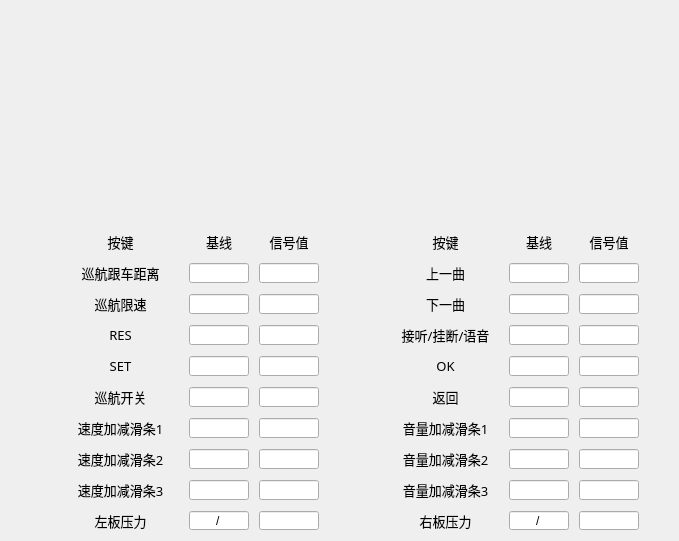
    <widget class="QWidget" name="tab_3">
     <attribute name="title">
      <string>测试</string>
     </attribute>
     <widget class="QWidget" name="gridLayoutWidget">
      <property name="geometry">
       <rect>
        <x>60</x>
        <y>230</y>
        <width>261</width>
        <height>302</height>
       </rect>
      </property>
      <layout class="QGridLayout" name="gridLayout" rowstretch="1,0,0,0,0,0,0,0,0,0" columnstretch="1,0,0">
       <property name="leftMargin">
        <number>2</number>
       </property>
       <property name="topMargin">
        <number>2</number>
       </property>
       <property name="rightMargin">
        <number>2</number>
       </property>
       <property name="bottomMargin">
        <number>2</number>
       </property>
       <property name="horizontalSpacing">
        <number>10</number>
       </property>
       <property name="verticalSpacing">
        <number>11</number>
       </property>
       <item row="0" column="0">
        <widget class="QLabel" name="label_9">
         <property name="font">
          <font>
           <family>微软雅黑</family>
           <pointsize>10</pointsize>
          </font>
         </property>
         <property name="text">
          <string>按键</string>
         </property>
         <property name="alignment">
          <set>Qt::AlignCenter</set>
         </property>
        </widget>
       </item>
       <item row="1" column="0">
        <widget class="QLabel" name="label_7">
         <property name="font">
          <font>
           <family>微软雅黑</family>
           <pointsize>10</pointsize>
          </font>
         </property>
         <property name="text">
          <string>巡航跟车距离</string>
         </property>
         <property name="alignment">
          <set>Qt::AlignCenter</set>
         </property>
        </widget>
       </item>
       <item row="2" column="0">
        <widget class="QLabel" name="label_8">
         <property name="font">
          <font>
           <family>微软雅黑</family>
           <pointsize>10</pointsize>
          </font>
         </property>
         <property name="text">
          <string>巡航限速</string>
         </property>
         <property name="alignment">
          <set>Qt::AlignCenter</set>
         </property>
        </widget>
       </item>
       <item row="8" column="2">
        <widget class="QLineEdit" name="lineEdit_17">
         <property name="maximumSize">
          <size>
           <width>60</width>
           <height>16777215</height>
          </size>
         </property>
         <property name="alignment">
          <set>Qt::AlignCenter</set>
         </property>
         <property name="readOnly">
          <bool>true</bool>
         </property>
        </widget>
       </item>
       <item row="9" column="1">
        <widget class="QLineEdit" name="lineEdit_9">
         <property name="maximumSize">
          <size>
           <width>60</width>
           <height>16777215</height>
          </size>
         </property>
         <property name="text">
          <string>/</string>
         </property>
         <property name="alignment">
          <set>Qt::AlignCenter</set>
         </property>
         <property name="readOnly">
          <bool>true</bool>
         </property>
        </widget>
       </item>
       <item row="1" column="2">
        <widget class="QLineEdit" name="lineEdit_10">
         <property name="maximumSize">
          <size>
           <width>60</width>
           <height>16777215</height>
          </size>
         </property>
         <property name="alignment">
          <set>Qt::AlignCenter</set>
         </property>
         <property name="readOnly">
          <bool>true</bool>
         </property>
        </widget>
       </item>
       <item row="5" column="0">
        <widget class="QLabel" name="label_14">
         <property name="font">
          <font>
           <family>微软雅黑</family>
           <pointsize>10</pointsize>
          </font>
         </property>
         <property name="text">
          <string>巡航开关</string>
         </property>
         <property name="alignment">
          <set>Qt::AlignCenter</set>
         </property>
        </widget>
       </item>
       <item row="3" column="2">
        <widget class="QLineEdit" name="lineEdit_12">
         <property name="maximumSize">
          <size>
           <width>60</width>
           <height>16777215</height>
          </size>
         </property>
         <property name="alignment">
          <set>Qt::AlignCenter</set>
         </property>
         <property name="readOnly">
          <bool>true</bool>
         </property>
        </widget>
       </item>
       <item row="9" column="0">
        <widget class="QLabel" name="label_18">
         <property name="font">
          <font>
           <family>微软雅黑</family>
           <pointsize>10</pointsize>
          </font>
         </property>
         <property name="text">
          <string>左板压力</string>
         </property>
         <property name="alignment">
          <set>Qt::AlignCenter</set>
         </property>
        </widget>
       </item>
       <item row="8" column="0">
        <widget class="QLabel" name="label_17">
         <property name="font">
          <font>
           <family>微软雅黑</family>
           <pointsize>10</pointsize>
          </font>
         </property>
         <property name="text">
          <string>速度加减滑条3</string>
         </property>
         <property name="alignment">
          <set>Qt::AlignCenter</set>
         </property>
        </widget>
       </item>
       <item row="5" column="2">
        <widget class="QLineEdit" name="lineEdit_15">
         <property name="maximumSize">
          <size>
           <width>60</width>
           <height>16777215</height>
          </size>
         </property>
         <property name="alignment">
          <set>Qt::AlignCenter</set>
         </property>
         <property name="readOnly">
          <bool>true</bool>
         </property>
        </widget>
       </item>
       <item row="6" column="1">
        <widget class="QLineEdit" name="lineEdit_6">
         <property name="maximumSize">
          <size>
           <width>60</width>
           <height>16777215</height>
          </size>
         </property>
         <property name="alignment">
          <set>Qt::AlignCenter</set>
         </property>
         <property name="readOnly">
          <bool>true</bool>
         </property>
        </widget>
       </item>
       <item row="7" column="1">
        <widget class="QLineEdit" name="lineEdit_7">
         <property name="maximumSize">
          <size>
           <width>60</width>
           <height>16777215</height>
          </size>
         </property>
         <property name="alignment">
          <set>Qt::AlignCenter</set>
         </property>
         <property name="readOnly">
          <bool>true</bool>
         </property>
        </widget>
       </item>
       <item row="7" column="2">
        <widget class="QLineEdit" name="lineEdit_16">
         <property name="maximumSize">
          <size>
           <width>60</width>
           <height>16777215</height>
          </size>
         </property>
         <property name="alignment">
          <set>Qt::AlignCenter</set>
         </property>
         <property name="readOnly">
          <bool>true</bool>
         </property>
        </widget>
       </item>
       <item row="6" column="2">
        <widget class="QLineEdit" name="lineEdit_14">
         <property name="maximumSize">
          <size>
           <width>60</width>
           <height>16777215</height>
          </size>
         </property>
         <property name="alignment">
          <set>Qt::AlignCenter</set>
         </property>
         <property name="readOnly">
          <bool>true</bool>
         </property>
        </widget>
       </item>
       <item row="3" column="1">
        <widget class="QLineEdit" name="lineEdit_3">
         <property name="maximumSize">
          <size>
           <width>60</width>
           <height>16777215</height>
          </size>
         </property>
         <property name="alignment">
          <set>Qt::AlignCenter</set>
         </property>
         <property name="readOnly">
          <bool>true</bool>
         </property>
        </widget>
       </item>
       <item row="4" column="2">
        <widget class="QLineEdit" name="lineEdit_13">
         <property name="maximumSize">
          <size>
           <width>60</width>
           <height>16777215</height>
          </size>
         </property>
         <property name="alignment">
          <set>Qt::AlignCenter</set>
         </property>
         <property name="readOnly">
          <bool>true</bool>
         </property>
        </widget>
       </item>
       <item row="5" column="1">
        <widget class="QLineEdit" name="lineEdit_5">
         <property name="maximumSize">
          <size>
           <width>60</width>
           <height>16777215</height>
          </size>
         </property>
         <property name="alignment">
          <set>Qt::AlignCenter</set>
         </property>
         <property name="readOnly">
          <bool>true</bool>
         </property>
        </widget>
       </item>
       <item row="7" column="0">
        <widget class="QLabel" name="label_16">
         <property name="font">
          <font>
           <family>微软雅黑</family>
           <pointsize>10</pointsize>
          </font>
         </property>
         <property name="text">
          <string>速度加减滑条2</string>
         </property>
         <property name="alignment">
          <set>Qt::AlignCenter</set>
         </property>
        </widget>
       </item>
       <item row="2" column="2">
        <widget class="QLineEdit" name="lineEdit_11">
         <property name="maximumSize">
          <size>
           <width>60</width>
           <height>16777215</height>
          </size>
         </property>
         <property name="alignment">
          <set>Qt::AlignCenter</set>
         </property>
         <property name="readOnly">
          <bool>true</bool>
         </property>
        </widget>
       </item>
       <item row="2" column="1">
        <widget class="QLineEdit" name="lineEdit_2">
         <property name="maximumSize">
          <size>
           <width>60</width>
           <height>16777215</height>
          </size>
         </property>
         <property name="alignment">
          <set>Qt::AlignCenter</set>
         </property>
         <property name="readOnly">
          <bool>true</bool>
         </property>
        </widget>
       </item>
       <item row="4" column="1">
        <widget class="QLineEdit" name="lineEdit_4">
         <property name="maximumSize">
          <size>
           <width>60</width>
           <height>16777215</height>
          </size>
         </property>
         <property name="alignment">
          <set>Qt::AlignCenter</set>
         </property>
         <property name="readOnly">
          <bool>true</bool>
         </property>
        </widget>
       </item>
       <item row="8" column="1">
        <widget class="QLineEdit" name="lineEdit_8">
         <property name="maximumSize">
          <size>
           <width>60</width>
           <height>16777215</height>
          </size>
         </property>
         <property name="alignment">
          <set>Qt::AlignCenter</set>
         </property>
         <property name="readOnly">
          <bool>true</bool>
         </property>
        </widget>
       </item>
       <item row="1" column="1">
        <widget class="QLineEdit" name="lineEdit">
         <property name="maximumSize">
          <size>
           <width>60</width>
           <height>16777215</height>
          </size>
         </property>
         <property name="alignment">
          <set>Qt::AlignCenter</set>
         </property>
         <property name="readOnly">
          <bool>true</bool>
         </property>
        </widget>
       </item>
       <item row="6" column="0">
        <widget class="QLabel" name="label_15">
         <property name="font">
          <font>
           <family>微软雅黑</family>
           <pointsize>10</pointsize>
          </font>
         </property>
         <property name="text">
          <string>速度加减滑条1</string>
         </property>
         <property name="alignment">
          <set>Qt::AlignCenter</set>
         </property>
        </widget>
       </item>
       <item row="3" column="0">
        <widget class="QLabel" name="label_12">
         <property name="font">
          <font>
           <family>微软雅黑</family>
           <pointsize>10</pointsize>
          </font>
         </property>
         <property name="text">
          <string>RES</string>
         </property>
         <property name="alignment">
          <set>Qt::AlignCenter</set>
         </property>
        </widget>
       </item>
       <item row="4" column="0">
        <widget class="QLabel" name="label_13">
         <property name="font">
          <font>
           <family>微软雅黑</family>
           <pointsize>10</pointsize>
          </font>
         </property>
         <property name="text">
          <string>SET</string>
         </property>
         <property name="alignment">
          <set>Qt::AlignCenter</set>
         </property>
        </widget>
       </item>
       <item row="9" column="2">
        <widget class="QLineEdit" name="lineEdit_18">
         <property name="maximumSize">
          <size>
           <width>60</width>
           <height>16777215</height>
          </size>
         </property>
         <property name="alignment">
          <set>Qt::AlignCenter</set>
         </property>
         <property name="readOnly">
          <bool>true</bool>
         </property>
        </widget>
       </item>
       <item row="0" column="1">
        <widget class="QLabel" name="label_10">
         <property name="font">
          <font>
           <family>微软雅黑</family>
           <pointsize>10</pointsize>
          </font>
         </property>
         <property name="text">
          <string>基线</string>
         </property>
         <property name="alignment">
          <set>Qt::AlignCenter</set>
         </property>
        </widget>
       </item>
       <item row="0" column="2">
        <widget class="QLabel" name="label_11">
         <property name="font">
          <font>
           <family>微软雅黑</family>
           <pointsize>10</pointsize>
          </font>
         </property>
         <property name="text">
          <string>信号值</string>
         </property>
         <property name="alignment">
          <set>Qt::AlignCenter</set>
         </property>
        </widget>
       </item>
      </layout>
     </widget>
     <widget class="QWidget" name="gridLayoutWidget_2">
      <property name="geometry">
       <rect>
        <x>390</x>
        <y>230</y>
        <width>251</width>
        <height>302</height>
       </rect>
      </property>
      <layout class="QGridLayout" name="gridLayout_2" rowstretch="1,0,0,0,0,0,0,0,0,0" columnstretch="1,0,0">
       <property name="leftMargin">
        <number>2</number>
       </property>
       <property name="topMargin">
        <number>2</number>
       </property>
       <property name="rightMargin">
        <number>2</number>
       </property>
       <property name="bottomMargin">
        <number>2</number>
       </property>
       <property name="horizontalSpacing">
        <number>10</number>
       </property>
       <property name="verticalSpacing">
        <number>11</number>
       </property>
       <item row="1" column="0">
        <widget class="QLabel" name="label_21">
         <property name="font">
          <font>
           <family>微软雅黑</family>
           <pointsize>10</pointsize>
          </font>
         </property>
         <property name="text">
          <string>上一曲</string>
         </property>
         <property name="alignment">
          <set>Qt::AlignCenter</set>
         </property>
        </widget>
       </item>
       <item row="7" column="1">
        <widget class="QLineEdit" name="lineEdit_54">
         <property name="maximumSize">
          <size>
           <width>60</width>
           <height>16777215</height>
          </size>
         </property>
         <property name="alignment">
          <set>Qt::AlignCenter</set>
         </property>
         <property name="readOnly">
          <bool>true</bool>
         </property>
        </widget>
       </item>
       <item row="2" column="0">
        <widget class="QLabel" name="label_31">
         <property name="font">
          <font>
           <family>微软雅黑</family>
           <pointsize>10</pointsize>
          </font>
         </property>
         <property name="text">
          <string>下一曲</string>
         </property>
         <property name="alignment">
          <set>Qt::AlignCenter</set>
         </property>
        </widget>
       </item>
       <item row="6" column="2">
        <widget class="QLineEdit" name="lineEdit_42">
         <property name="maximumSize">
          <size>
           <width>60</width>
           <height>16777215</height>
          </size>
         </property>
         <property name="alignment">
          <set>Qt::AlignCenter</set>
         </property>
         <property name="readOnly">
          <bool>true</bool>
         </property>
        </widget>
       </item>
       <item row="7" column="0">
        <widget class="QLabel" name="label_20">
         <property name="font">
          <font>
           <family>微软雅黑</family>
           <pointsize>10</pointsize>
          </font>
         </property>
         <property name="text">
          <string>音量加减滑条2</string>
         </property>
         <property name="alignment">
          <set>Qt::AlignCenter</set>
         </property>
        </widget>
       </item>
       <item row="2" column="2">
        <widget class="QLineEdit" name="lineEdit_35">
         <property name="maximumSize">
          <size>
           <width>60</width>
           <height>16777215</height>
          </size>
         </property>
         <property name="alignment">
          <set>Qt::AlignCenter</set>
         </property>
         <property name="readOnly">
          <bool>true</bool>
         </property>
        </widget>
       </item>
       <item row="9" column="2">
        <widget class="QLineEdit" name="lineEdit_49">
         <property name="maximumSize">
          <size>
           <width>60</width>
           <height>16777215</height>
          </size>
         </property>
         <property name="alignment">
          <set>Qt::AlignCenter</set>
         </property>
         <property name="readOnly">
          <bool>true</bool>
         </property>
        </widget>
       </item>
       <item row="8" column="0">
        <widget class="QLabel" name="label_28">
         <property name="font">
          <font>
           <family>微软雅黑</family>
           <pointsize>10</pointsize>
          </font>
         </property>
         <property name="text">
          <string>音量加减滑条3</string>
         </property>
         <property name="alignment">
          <set>Qt::AlignCenter</set>
         </property>
        </widget>
       </item>
       <item row="9" column="1">
        <widget class="QLineEdit" name="lineEdit_37">
         <property name="maximumSize">
          <size>
           <width>60</width>
           <height>16777215</height>
          </size>
         </property>
         <property name="text">
          <string>/</string>
         </property>
         <property name="alignment">
          <set>Qt::AlignCenter</set>
         </property>
         <property name="readOnly">
          <bool>true</bool>
         </property>
        </widget>
       </item>
       <item row="0" column="1">
        <widget class="QLabel" name="label_29">
         <property name="font">
          <font>
           <family>微软雅黑</family>
           <pointsize>10</pointsize>
          </font>
         </property>
         <property name="text">
          <string>基线</string>
         </property>
         <property name="alignment">
          <set>Qt::AlignCenter</set>
         </property>
        </widget>
       </item>
       <item row="3" column="2">
        <widget class="QLineEdit" name="lineEdit_52">
         <property name="maximumSize">
          <size>
           <width>60</width>
           <height>16777215</height>
          </size>
         </property>
         <property name="alignment">
          <set>Qt::AlignCenter</set>
         </property>
         <property name="readOnly">
          <bool>true</bool>
         </property>
        </widget>
       </item>
       <item row="1" column="1">
        <widget class="QLineEdit" name="lineEdit_53">
         <property name="maximumSize">
          <size>
           <width>60</width>
           <height>16777215</height>
          </size>
         </property>
         <property name="alignment">
          <set>Qt::AlignCenter</set>
         </property>
         <property name="readOnly">
          <bool>true</bool>
         </property>
        </widget>
       </item>
       <item row="3" column="1">
        <widget class="QLineEdit" name="lineEdit_44">
         <property name="maximumSize">
          <size>
           <width>60</width>
           <height>16777215</height>
          </size>
         </property>
         <property name="alignment">
          <set>Qt::AlignCenter</set>
         </property>
         <property name="readOnly">
          <bool>true</bool>
         </property>
        </widget>
       </item>
       <item row="0" column="2">
        <widget class="QLabel" name="label_25">
         <property name="font">
          <font>
           <family>微软雅黑</family>
           <pointsize>10</pointsize>
          </font>
         </property>
         <property name="text">
          <string>信号值</string>
         </property>
         <property name="alignment">
          <set>Qt::AlignCenter</set>
         </property>
        </widget>
       </item>
       <item row="8" column="1">
        <widget class="QLineEdit" name="lineEdit_43">
         <property name="maximumSize">
          <size>
           <width>60</width>
           <height>16777215</height>
          </size>
         </property>
         <property name="alignment">
          <set>Qt::AlignCenter</set>
         </property>
         <property name="readOnly">
          <bool>true</bool>
         </property>
        </widget>
       </item>
       <item row="1" column="2">
        <widget class="QLineEdit" name="lineEdit_28">
         <property name="maximumSize">
          <size>
           <width>60</width>
           <height>16777215</height>
          </size>
         </property>
         <property name="alignment">
          <set>Qt::AlignCenter</set>
         </property>
         <property name="readOnly">
          <bool>true</bool>
         </property>
        </widget>
       </item>
       <item row="6" column="1">
        <widget class="QLineEdit" name="lineEdit_33">
         <property name="maximumSize">
          <size>
           <width>60</width>
           <height>16777215</height>
          </size>
         </property>
         <property name="alignment">
          <set>Qt::AlignCenter</set>
         </property>
         <property name="readOnly">
          <bool>true</bool>
         </property>
        </widget>
       </item>
       <item row="6" column="0">
        <widget class="QLabel" name="label_22">
         <property name="font">
          <font>
           <family>微软雅黑</family>
           <pointsize>10</pointsize>
          </font>
         </property>
         <property name="text">
          <string>音量加减滑条1</string>
         </property>
         <property name="alignment">
          <set>Qt::AlignCenter</set>
         </property>
        </widget>
       </item>
       <item row="4" column="2">
        <widget class="QLineEdit" name="lineEdit_48">
         <property name="maximumSize">
          <size>
           <width>60</width>
           <height>16777215</height>
          </size>
         </property>
         <property name="alignment">
          <set>Qt::AlignCenter</set>
         </property>
         <property name="readOnly">
          <bool>true</bool>
         </property>
        </widget>
       </item>
       <item row="9" column="0">
        <widget class="QLabel" name="label_27">
         <property name="font">
          <font>
           <family>微软雅黑</family>
           <pointsize>10</pointsize>
          </font>
         </property>
         <property name="text">
          <string>右板压力</string>
         </property>
         <property name="alignment">
          <set>Qt::AlignCenter</set>
         </property>
        </widget>
       </item>
       <item row="0" column="0">
        <widget class="QLabel" name="label_32">
         <property name="font">
          <font>
           <family>微软雅黑</family>
           <pointsize>10</pointsize>
          </font>
         </property>
         <property name="text">
          <string>按键</string>
         </property>
         <property name="alignment">
          <set>Qt::AlignCenter</set>
         </property>
        </widget>
       </item>
       <item row="2" column="1">
        <widget class="QLineEdit" name="lineEdit_38">
         <property name="maximumSize">
          <size>
           <width>60</width>
           <height>16777215</height>
          </size>
         </property>
         <property name="alignment">
          <set>Qt::AlignCenter</set>
         </property>
         <property name="readOnly">
          <bool>true</bool>
         </property>
        </widget>
       </item>
       <item row="3" column="0">
        <widget class="QLabel" name="label_24">
         <property name="font">
          <font>
           <family>微软雅黑</family>
           <pointsize>10</pointsize>
          </font>
         </property>
         <property name="text">
          <string>接听/挂断/语音</string>
         </property>
         <property name="alignment">
          <set>Qt::AlignCenter</set>
         </property>
        </widget>
       </item>
       <item row="8" column="2">
        <widget class="QLineEdit" name="lineEdit_39">
         <property name="maximumSize">
          <size>
           <width>60</width>
           <height>16777215</height>
          </size>
         </property>
         <property name="alignment">
          <set>Qt::AlignCenter</set>
         </property>
         <property name="readOnly">
          <bool>true</bool>
         </property>
        </widget>
       </item>
       <item row="7" column="2">
        <widget class="QLineEdit" name="lineEdit_46">
         <property name="maximumSize">
          <size>
           <width>60</width>
           <height>16777215</height>
          </size>
         </property>
         <property name="alignment">
          <set>Qt::AlignCenter</set>
         </property>
         <property name="readOnly">
          <bool>true</bool>
         </property>
        </widget>
       </item>
       <item row="5" column="0">
        <widget class="QLabel" name="label_26">
         <property name="font">
          <font>
           <family>微软雅黑</family>
           <pointsize>10</pointsize>
          </font>
         </property>
         <property name="text">
          <string>返回</string>
         </property>
         <property name="alignment">
          <set>Qt::AlignCenter</set>
         </property>
        </widget>
       </item>
       <item row="5" column="1">
        <widget class="QLineEdit" name="lineEdit_34">
         <property name="maximumSize">
          <size>
           <width>60</width>
           <height>16777215</height>
          </size>
         </property>
         <property name="alignment">
          <set>Qt::AlignCenter</set>
         </property>
         <property name="readOnly">
          <bool>true</bool>
         </property>
        </widget>
       </item>
       <item row="4" column="0">
        <widget class="QLabel" name="label_23">
         <property name="font">
          <font>
           <family>微软雅黑</family>
           <pointsize>10</pointsize>
          </font>
         </property>
         <property name="text">
          <string>OK</string>
         </property>
         <property name="alignment">
          <set>Qt::AlignCenter</set>
         </property>
        </widget>
       </item>
       <item row="5" column="2">
        <widget class="QLineEdit" name="lineEdit_40">
         <property name="maximumSize">
          <size>
           <width>60</width>
           <height>16777215</height>
          </size>
         </property>
         <property name="alignment">
          <set>Qt::AlignCenter</set>
         </property>
         <property name="readOnly">
          <bool>true</bool>
         </property>
        </widget>
       </item>
       <item row="4" column="1">
        <widget class="QLineEdit" name="lineEdit_45">
         <property name="maximumSize">
          <size>
           <width>60</width>
           <height>16777215</height>
          </size>
         </property>
         <property name="alignment">
          <set>Qt::AlignCenter</set>
         </property>
         <property name="readOnly">
          <bool>true</bool>
         </property>
        </widget>
       </item>
      </layout>
     </widget>
     <widget class="QLabel" name="label_33">
      <property name="geometry">
       <rect>
        <x>40</x>
        <y>50</y>
        <width>300</width>
        <height>160</height>
       </rect>
      </property>
      <property name="text">
       <string/>
      </property>
      <property name="pixmap">
       <pixmap resource="image/icon.qrc">:/image/左板效果图.png</pixmap>
      </property>
      <property name="scaledContents">
       <bool>true</bool>
      </property>
     </widget>
     <widget class="QLabel" name="label_34">
      <property name="geometry">
       <rect>
        <x>370</x>
        <y>50</y>
        <width>300</width>
        <height>160</height>
       </rect>
      </property>
      <property name="text">
       <string/>
      </property>
      <property name="pixmap">
       <pixmap resource="image/icon.qrc">:/image/右板效果图.png</pixmap>
      </property>
      <property name="scaledContents">
       <bool>true</bool>
      </property>
     </widget>
    </widget>
